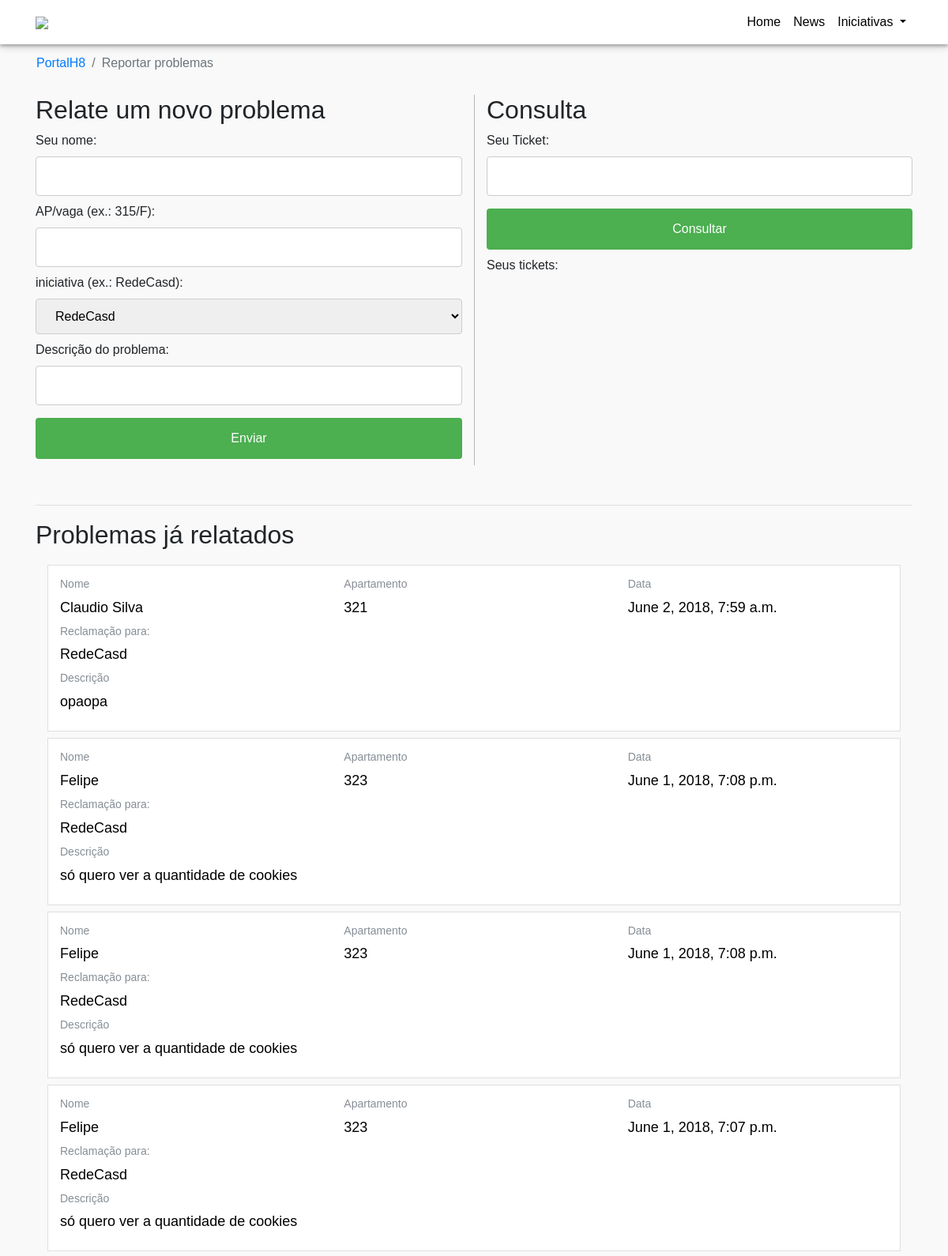
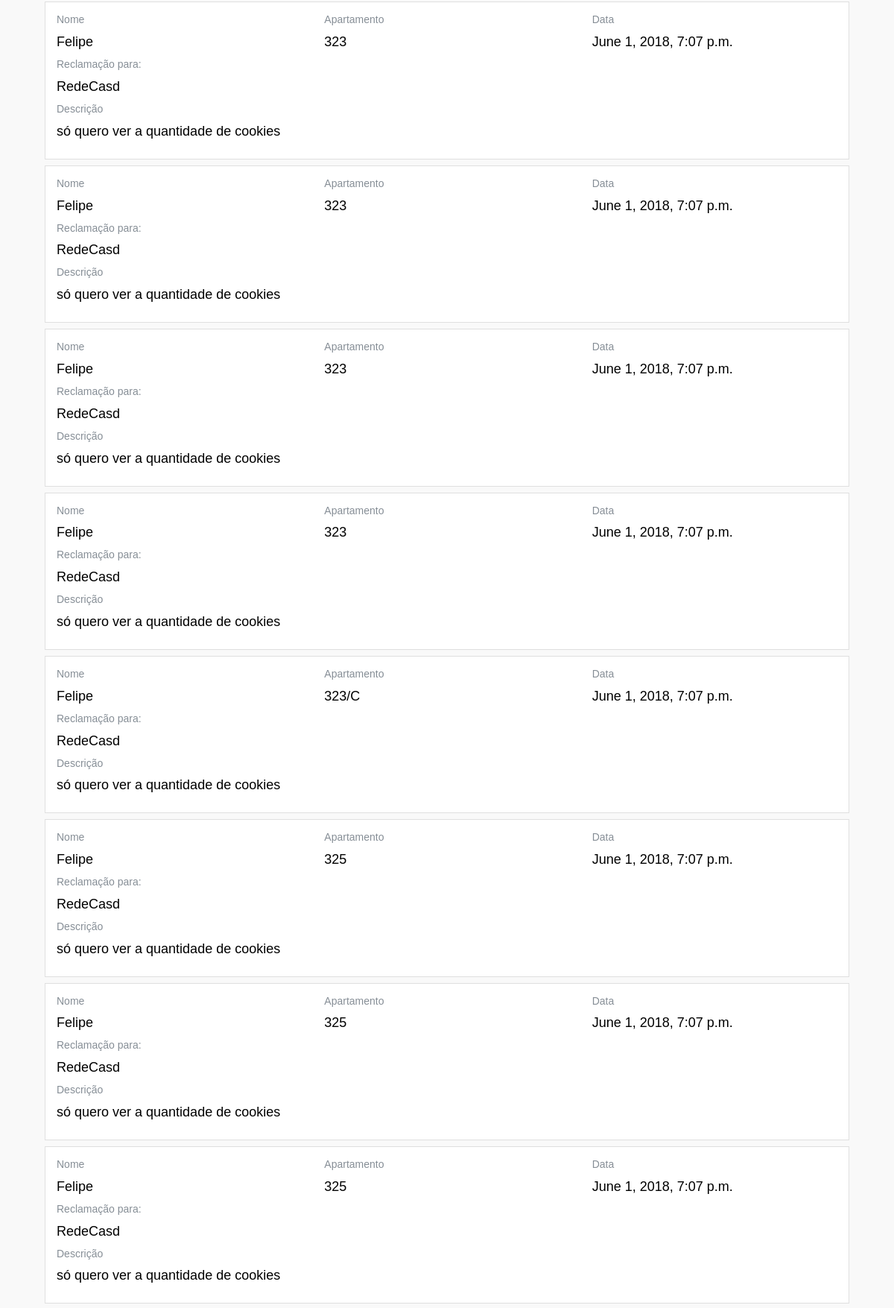
Page /reportar_problemas/ (upper part) on the committed database (2 pictures, top to bottom).
### issues_report/models.py (models this page shows, shortened)
class Problem(models.Model):
    name = models.CharField(max_length=50)
    localization = models.CharField(max_length=5)
    iniciativa = models.CharField(max_length=20)
    description = models.CharField(max_length=200)
    pub_date = models.DateTimeField('date published')
    ticket = models.UUIDField(default=uuid.uuid4, editable=False, unique=True)
    status = models.CharField(default="enviado",max_length=20)

### issues_report/views.py (the view, shortened to what this page needs)
# urls.py: path('', views.index, name='index'),
def index(request):
    issue_form = IssueForm()
    ticket_form = TicketForm()
    try:
        ticket_cookies = eval(request.COOKIES['ticket'])
    except:
        ticket_cookies = []
    context = {'problems_list': Problem.objects.order_by('-pub_date'),'issue_form': issue_form,'ticket_form': ticket_form, 'ticket_cookies': ticket_cookies}
    return render(request, 'issues_report/index.html', context)

### issues_report/forms.py
class IssueForm(forms.Form):
    name = forms.CharField(label='Seu nome', initial='',max_length=50)
    localization = forms.CharField(label='AP/vaga (ex.: 315/F)', initial='', max_length=5)
    iniciativa = forms.ChoiceField(label='iniciativa (ex.: RedeCasd)', choices= (('RedeCasd','RedeCasd'),('DOO','DOO'),('Casd','Casd')))
    description = forms.CharField(label='Descrição do problema', initial='',max_length=200)

class TicketForm(forms.Form):
    ticket = forms.UUIDField(label='Seu Ticket', initial='')

### issues_report/templates/issues_report/index.html (shortened to what this page needs)
{% extends 'base.html' %}
{% load static %}
{% block style %}
    <link rel="stylesheet" type="text/css" href="{% static 'issues_report/css/style.css' %}" />
{% endblock %}
{% block content %}
    <div class="container">
        <div class="row">
            <nav aria-label="breadcrumb">
                <ol class="breadcrumb no-background-color">
                    <li class="breadcrumb-item"><a href="../">PortalH8</a></li>
                    <li class="breadcrumb-item active" aria-current="page">Reportar problemas</li>
                </ol>
            </nav>
        </div>
    </div>
    <div class="container" style="margin-bottom: 50px;">
        <div class="row">
            <div class="col-xl-6 col-md-12">
                <h1 class="issues_report-form__title">Relate um novo problema</h1>
                <div class="issues_report-form">
                    <form action="" method="post">
                        {{ issue_form }}
                        <input type="submit" value="Enviar" />
                    </form>
                </div>
            </div>
            <div class="col-xl-6 col-md-12 border-box">
                <h1 class="issues_report-form__title">Consulta</h1>
                <div class="issues_report-form">
                    <form action="./ticket" method="post">
                        {{ ticket_form }}
                        <input type="submit" value="Consultar" />
                    </form>
                    <div>
                        Seus tickets:
                    </div>
                </div>
            </div>
        </div>
    </div>
    <div class="container">
        <hr>
        <h2 class="public-problem__title"> Problemas já relatados </h2>
        <div class="col-xl-12 col-lg-12">
            {% for problem in problems_list %}
                <div class="public-problem-card">
                    <div class="row">
                        <div class="col-xl-4 col-lg-12">
                            <h5> Nome </h5>
                            <p> {{problem.name}} </p>
                        </div>
                        <div class="col-xl-4 col-lg-12">
                            <h5> Apartamento </h5>
                            <p> {{problem.localization}} </p>
                        </div>
                        <div class="col-xl-4 col-lg-12">
                            <h5> Data</h5>
                            <p> {{problem.pub_date}} </p>
                        </div>
                    </div>
                    <div class="row">
                        <div class="col-xl-12 col-lg-12">
                            <h5> Reclamação para:</h5>
                            <p> {{problem.iniciativa}} </p>
                        </div>
                    </div>
                    <div class="row">
                        <div class="col-xl-12 col-lg-12">
                            <h5> Descrição </h5>
                            <p> {{problem.description}} </p>
                        </div>
                    </div>
                </div>
            {% endfor %}
        </div>
    </div>
{% endblock %}

### static/css/portfolio-item.css (style rules this page uses)
body { padding-top: 54px; }
@media (min-width: 992px) { body { padding-top: 56px; } }

### static/css/base.css (style rules this page uses)
body { font-family: Arimo, sans-serif !important; background-color: #f9f9f9 !important; }

### issues_report/static/issues_report/css/style.css (style rules this page uses)
h1 { font-size: rem(32); }
body, h1 { font-family: "Raleway", sans-serif; }
body, html { height: 100%; margin: 0; }
input[type=text], select { width: 100%; padding: 12px 20px; margin: 8px 0; display: inline-block; border: 1px solid #ccc; border-radius: 4px; box-sizing: border-box; }
input[type=submit] { width: 100%; background-color: #4CAF50; color: white; padding: 14px 20px; margin: 8px 0; border: none; border-radius: 4px; cursor: pointer; }
.issues_report-form__title { font-size: 32px; }
.issues_report-form label { margin: 0; padding: 0; }
.border-box { border-left: 1px solid #b5b5b5; }
.public-problem-card { border: 1px solid rgba(0,0,0,.125); background-color: #fff; padding: 15px; margin-bottom: 8px; }
.public-problem-card h5 { color: #868e96; font-size: 14px; }
.public-problem-card p { font-size: 18px; color: #000; margin-bottom: 8px; }
.public-problem__title { margin: 18px 0; }
.no-background-color { background-color: transparent; }

### rows in the picture
Problem: name "Claudio Silva", localization "321", pub_date "June 2, 2018, 7:59 a.m.", iniciativa "RedeCasd", description "opaopa"
Problem: name "Felipe", localization "323", pub_date "June 1, 2018, 7:08 p.m.", iniciativa "RedeCasd", description "só quero ver a quantidade de cookies"
Problem: name "Felipe", localization "323", pub_date "June 1, 2018, 7:08 p.m.", iniciativa "RedeCasd", description "só quero ver a quantidade de cookies"
Problem: name "Felipe", localization "323", pub_date "June 1, 2018, 7:07 p.m.", iniciativa "RedeCasd", description "só quero ver a quantidade de cookies"
Problem: name "Felipe", localization "323", pub_date "June 1, 2018, 7:07 p.m.", iniciativa "RedeCasd", description "só quero ver a quantidade de cookies"
Problem: name "Felipe", localization "323", pub_date "June 1, 2018, 7:07 p.m.", iniciativa "RedeCasd", description "só quero ver a quantidade de cookies"
Problem: name "Felipe", localization "323", pub_date "June 1, 2018, 7:07 p.m.", iniciativa "RedeCasd", description "só quero ver a quantidade de cookies"
Problem: name "Felipe", localization "323", pub_date "June 1, 2018, 7:07 p.m.", iniciativa "RedeCasd", description "só quero ver a quantidade de cookies"
Problem: name "Felipe", localization "323/C", pub_date "June 1, 2018, 7:07 p.m.", iniciativa "RedeCasd", description "só quero ver a quantidade de cookies"
Problem: name "Felipe", localization "325", pub_date "June 1, 2018, 7:07 p.m.", iniciativa "RedeCasd", description "só quero ver a quantidade de cookies"
Problem: name "Felipe", localization "325", pub_date "June 1, 2018, 7:07 p.m.", iniciativa "RedeCasd", description "só quero ver a quantidade de cookies"
Problem: name "Felipe", localization "325", pub_date "June 1, 2018, 7:07 p.m.", iniciativa "RedeCasd", description "só quero ver a quantidade de cookies"
